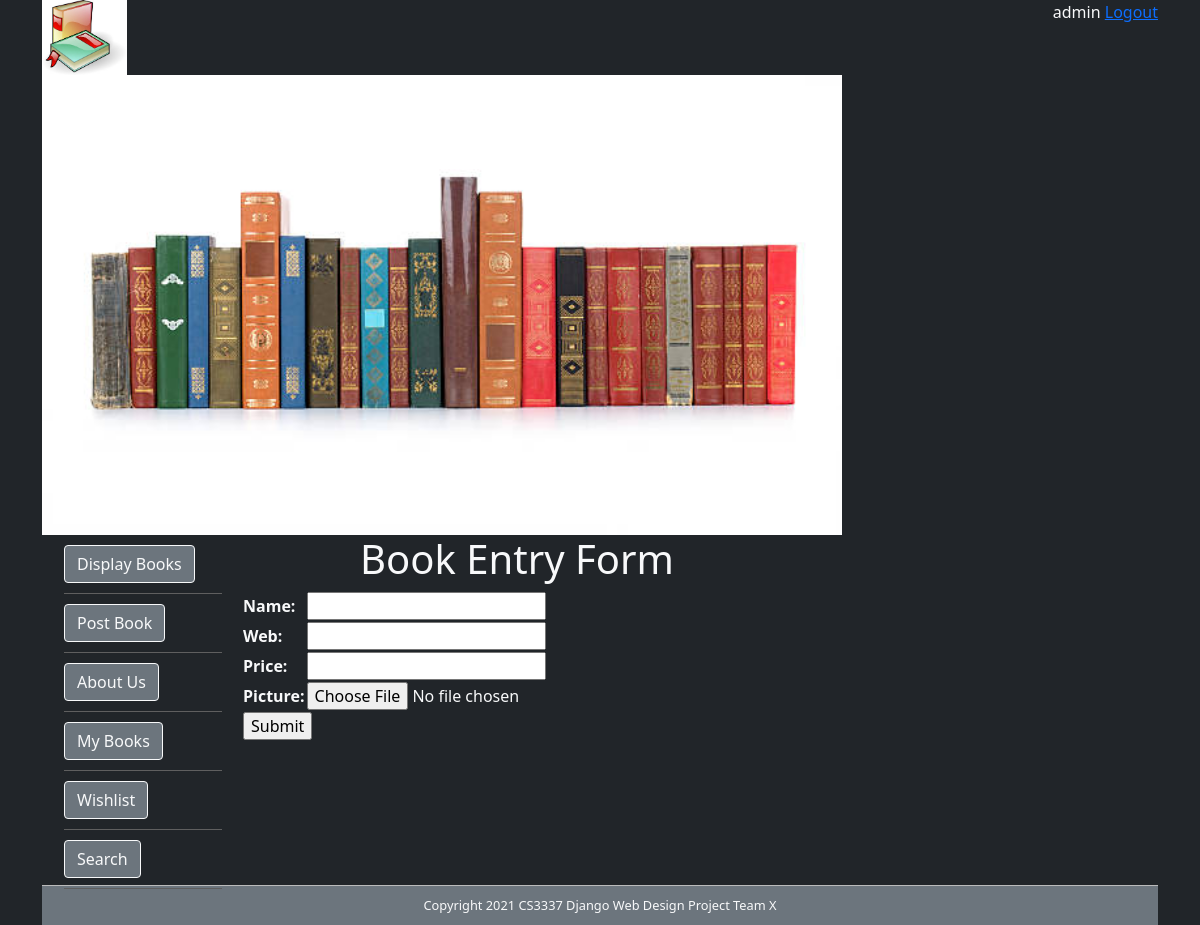
Page /postbook (signed in) on the committed database.
### bookMng/models.py (models this page shows, shortened)
class MainMenu(models.Model):
    item = models.CharField(max_length=200, unique=True)
    link = models.CharField(max_length=200, unique=True)

### bookMng/views.py (the view)
# urls.py: path('postbook', views.postbook, name='postbook'),
@login_required(login_url=reverse_lazy('login'))
def postbook(request):
    submitted = False
    if request.method == 'POST':
        form = BookForm(request.POST, request.FILES)
        if form.is_valid():
            book = form.save(commit=False)
            try:
                book.username = request.user
            except Exception:
                pass
            book.save()
            return HttpResponseRedirect('/postbook?submitted=True')
    else:
        form = BookForm()
        if 'submitted' in request.GET:
            submitted = True
    return render(request,
                  'bookMng/postbook.html',
                  {
                      'form': form,
                      'item_list': MainMenu.objects.all(),
                      'submitted': submitted,
                  }
                  )

### bookMng/forms.py
class BookForm(ModelForm):
    class Meta:
        model = Book
        fields = [
            'name',
            'web',
            'price',
            'picture',
        ]

### bookEx/templates/bookMng/postbook.html (shortened to what this page needs)
{% extends "base.html" %}
{% load static %}
{% block sidenav %}
    {% for item in item_list %}
        <li>
            <a href="{{ item.link}}">
                <button type="button" class="btn btn-secondary btn-outline-light">{{ item.item }} </button>
            </a>
        </li>
    {% endfor %}
{% endblock sidenav %}
{% block content %}
    <h1 align="center"> Book Entry Form </h1>
{% if submitted %}
    <h1 align="center"> Book Posted Successfully</h1>
{% else %}
    <form action="" enctype="multipart/form-data" method="post" novalidate>
        <table>
            {{ form.as_table }}
            <tr>
                <td colspan="2">
                    <input type="submit" value="Submit">
                </td>
            </tr>
        </table>
    </form>
{% endif %}
{% endblock content%}

### bookEx/templates/base.html (shortened to what this page needs)
<link href="https://cdn.jsdelivr.net/npm/bootstrap@5.1.3/dist/css/bootstrap.min.css"
      rel="stylesheet"
>
{% load static %}
<!DOCTYPE html>
<html lang="en">
<head>
    <link href="{% static 'main.css' %}" rel="stylesheet" type="text/css">
</head>
<body class="container bg-dark text-light">
<div>
    <header>
        <div id="logo">
            <img src="{% static 'logo.jpg' %}" height="75" alt="" />
            <span style="float: right;">
                {% if user.is_authenticated %}
                    {{ user.username }}
                    <a href="{% url 'logout' %}?next=/">Logout</a>
                {% else %}
                     Not logged in
                    <a href="{% url 'login' %}?next=/">Login</a>
                {% endif %}
            </span>
        </div>
        <div id="topbanner">
            <img src="{% static 'topbanner.jpg' %}" width="800" alt="" />
        </div>
    </header>
    <aside id="leftsidebar" >
        <nav id="nav">
            <ul>
                {% block sidenav %}{% endblock sidenav %}
            </ul>
        </nav>
    </aside>
    <section id="main">
        {% block content %}{% endblock content %}
    </section>
    <footer id="footer" class="bg-secondary text-light">
        Copyright 2021 CS3337 Django Web Design Project Team X
    </footer>
</div>
</body>
</html>

### bookEx/static/main.css (style rules this page uses)
#footer { text-align: center; font-size: 0.8em; margin-top: 5px; padding-top: 10px; padding-bottom: 10px; background-color: #FFFFFF; border-top: thin solid #BBBBBB; clear: both; color: #969696 }
#leftsidebar { width: 180px; height: 350px; float: left; }
#nav li { padding-top: 10px; padding-bottom: 10px; font-size: 1em; list-style-type: none; border-bottom: thin solid #5F5F5F; color: #4C4C4C; left: 0px; list-style-position: inside; margin-left: -10px; }
#main { width: 560px; float: left; margin-left: 20px; margin-right: 10px; padding-right: 10px; }

### rows in the picture
MainMenu: item "Display Books"
MainMenu: item "Post Book"
MainMenu: item "About Us"
MainMenu: item "My Books"
MainMenu: item "Wishlist"
MainMenu: item "Search"

### other values in the picture
{{ user.username }} "admin"
